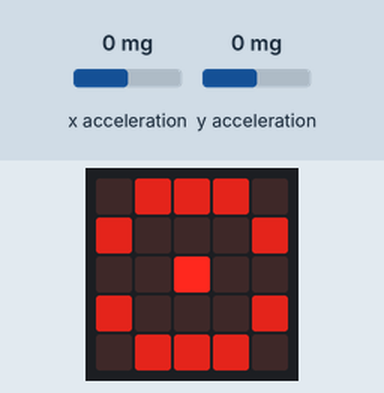
This program was run on a simulated BBC micro:bit running MicroPython. Parts: the board's 5×5 LED display. The test bench sets the inputs (shaded band); at power-on: x acceleration 0 mg, y acceleration 0 mg.

Above: at 1.2 s.
1.3 s: x acceleration set to -2 mg
At 2.0 s:
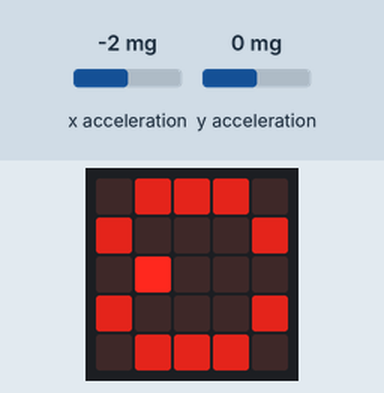
2.9 s: y acceleration set to -2 mg
At 3.4 s:
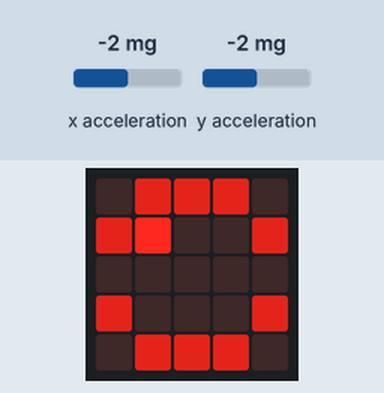
4.5 s: x acceleration set to 0 mg
At 5.8 s:
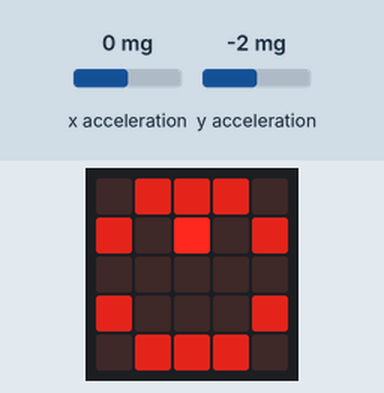
6.1 s: y acceleration set to 750 mg
At 7.4 s:
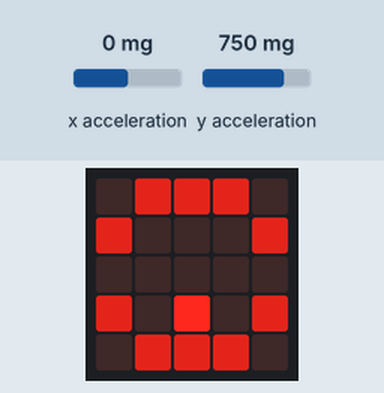
7.7 s: x acceleration set to -1440 mg
At 8.8 s:
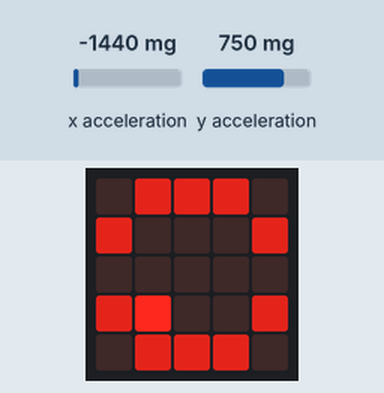
9.3 s: x acceleration set to 750 mg
At 10.2 s:
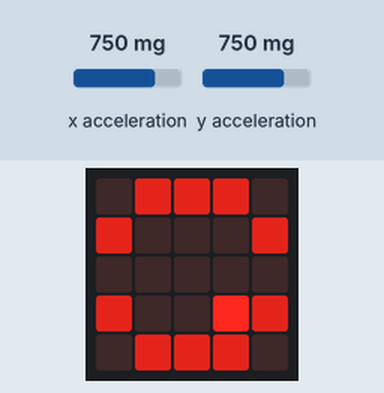
Timing chart, 0 to 11.9 s (numbered marks = the images above; inputs shaded):
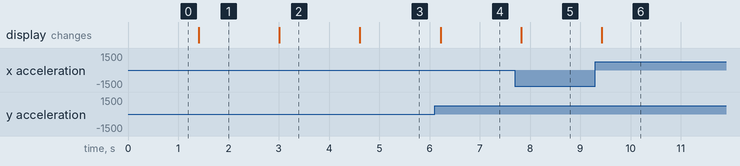

The program:

eye_acc.py
```python
from microbit import *
eyelid = Image("06660:"
                "60006:"
                "00000:"
                "60006:"
                "06660")
sensitivity = 500
wait_period = 200

def draw_pupil(x,y):
    display.set_pixel(x,y,9)
    sleep(wait_period)

while True:
    acc_x = accelerometer.get_x() // sensitivity
    if acc_x > 0:
        x = 3
    elif acc_x < 0:
        x = 1
    else:
        x = 2

    acc_y = accelerometer.get_y() // sensitivity
    if acc_y > 0:
        y = 3
    elif acc_y < 0:
        y = 1
    else:
        y = 2

    display.show(eyelid)
    draw_pupil(x,y)
```

Measured:
- the behaviour switches between 0 and -1 mg on x acceleration (found by bisection; images 0 and 1)
- the behaviour switches between 0 and -1 mg on y acceleration (found by bisection; images 1 and 2)
- after the input at 1.3 s, the display: changes after 0.11 s (image 1)
- after the input at 2.9 s, the display: changes after 0.11 s (image 2)
- after the input at 4.5 s, the display: changes after 0.12 s (image 3)
- after the input at 6.1 s, the display: changes after 0.12 s (image 4)
- after the input at 7.7 s, the display: changes after 0.13 s (image 5)
- after the input at 9.3 s, the display: changes after 0.13 s (image 6)
